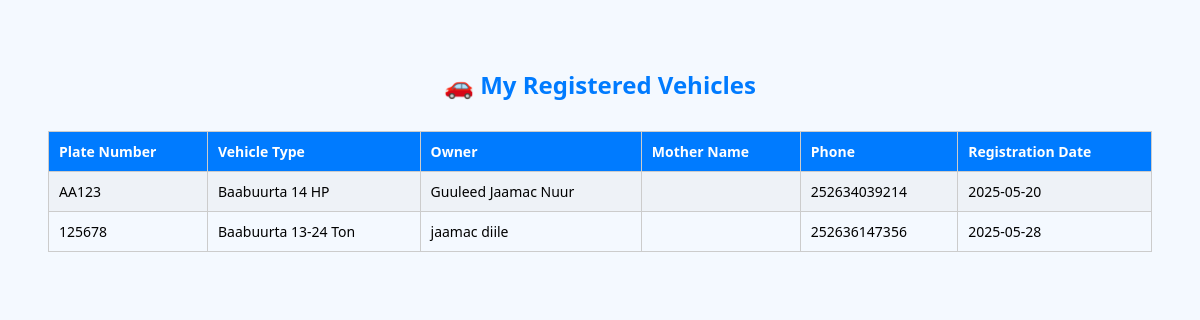
The page /users/form/form_user_report.php (signed in) on the database its author committed.
### tables this page shows
CREATE TABLE `vehiclemanagement` (
  `id` int(11) NOT NULL,
  `platenumber` varchar(50) NOT NULL,
  `vehicletype` varchar(100) NOT NULL,
  `carname` varchar(100) DEFAULT NULL,
  `owner` varchar(100) NOT NULL,
  `registration_date` date NOT NULL,
  `created_at` timestamp NOT NULL DEFAULT current_timestamp(),
  `mother_name` varchar(100) DEFAULT NULL,
  `phone` varchar(20) DEFAULT NULL,
  `user_id` int(11) DEFAULT NULL,
  `model` varchar(100) DEFAULT NULL
);

### users/form/form_user_report.php (the view, shortened to what this page needs)
<?php
$conn = new mysqli("localhost", "root", "", "roadtaxsystem");
$user_id = $_SESSION['user_id'];
$result = $conn->query("SELECT platenumber, carname, owner, mother_name, phone, registration_date FROM vehiclemanagement WHERE user_id = $user_id");
?>
<!DOCTYPE html>
<html>
<head>
</head>
<body>
    <h2>🚗 My Registered Vehicles</h2>
    <table>
        <tr>
            <th>Plate Number</th>
            <th>Vehicle Type</th>
            <th>Owner</th>
            <th>Mother Name</th>
            <th>Phone</th>
            <th>Registration Date</th>
        </tr>
        <?php
        if ($result && $result->num_rows > 0) {
            while ($row = $result->fetch_assoc()) {
                echo "<tr>
                        <td>" . htmlspecialchars($row['platenumber']) . "</td>
                        <td>" . htmlspecialchars($row['carname']) . "</td>
                        <td>" . htmlspecialchars($row['owner']) . "</td>
                        <td>" . htmlspecialchars($row['mother_name']) . "</td>
                        <td>" . htmlspecialchars($row['phone']) . "</td>
                        <td>" . htmlspecialchars($row['registration_date']) . "</td>
                      </tr>";
            }
        } else {
            echo "<tr><td colspan='6' style='text-align:center;'>No vehicles found.</td></tr>";
        }
        ?>
    </table>
</body>
</html>

### users/form/form_user_report.php (style rules this page uses)
body { font-family: 'Segoe UI', sans-serif; background: #f4f9ff; padding: 40px; }
h2 { text-align: center; color: #007bff; }
table { width: 100%; border-collapse: collapse; margin-top: 30px; }
th, td { border: 1px solid #ccc; padding: 10px; font-size: 14px; text-align: left; }
th { background-color: #007bff; color: white; }
tr:nth-child(even) { background-color: #eef2f7; }

### rows shown on the page
vehiclemanagement: platenumber "AA123", carname "Baabuurta 14 HP", owner "Guuleed Jaamac Nuur", phone "252634039214", registration_date "2025-05-20"
vehiclemanagement: platenumber "125678", carname "Baabuurta 13-24 Ton", owner "jaamac diile", phone "252636147356", registration_date "2025-05-28"
